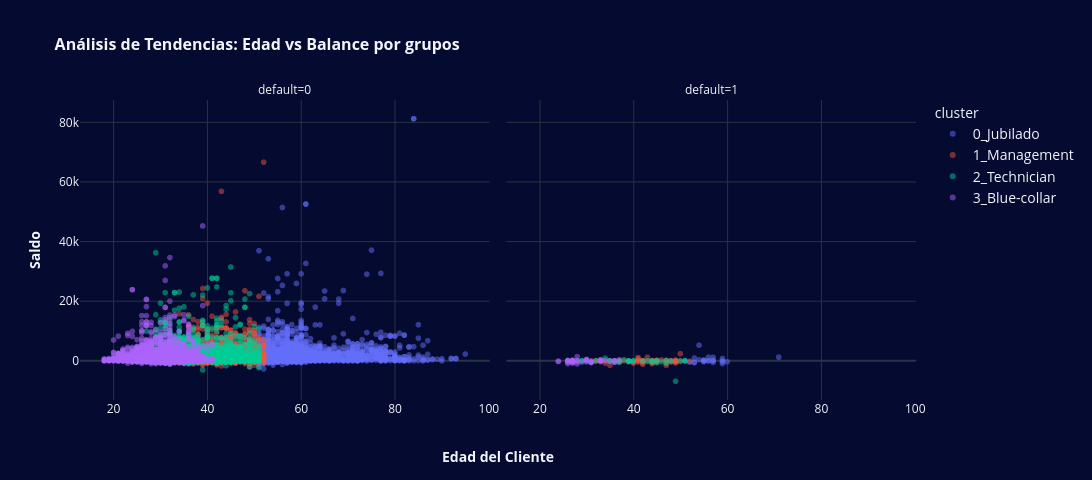

Here is the notebook cell this chart was saved with:
### Code cell
fig = px.scatter(
    df,
    x='age',
    y='balance',
    color=df['cluster'].astype(str),
    facet_col='default',  
    opacity=0.5,
    labels={
        'age': "", 
        'balance': "<b>Saldo</b>", 
        'color': "<b>Grupos de los clientes</b>"
    },
    title="<b>Análisis de Tendencias: Edad vs Balance por grupos</b>",
)

fig.add_annotation(
    text="<b>Edad del Cliente</b>", 
    xref="paper",
    yref="paper", 
    x=0.5,
    y=-0.15, 
    showarrow=False,
    font=dict(size=14),
    xanchor="center",
    yanchor="top",
)

fig.update_layout(
    width=1600,  
    height=480,
    title_font={'size': 16},
    legend_font={'size': 14},
    legend_title_font={'size': 14},
)

fig.update_xaxes(title_font={'size': 14}, tickfont={'size': 12})
fig.update_yaxes(title_font={'size': 14}, tickfont={'size': 12})

fig.show()

### Figure 1 — Plotly figure (JSON) as saved in the notebook; plotly's stock layout.template omitted (floating-point values rounded to 4 significant figures; data arrays with more than 128 entries replaced by an {"elided": "..."} marker saying what was removed)
{"data": [{"hovertemplate": "cluster=0_Jubilado<br>default=0<br>=%{x}<br><b>Saldo</b>=%{y}<extra></extra>", "legendgroup": "0_Jubilado", "marker": {"color": "#636efa", "opacity": 0.5, "symbol": "circle"}, "mode": "markers", "name": "0_Jubilado", "showlegend": true, "type": "scattergl", "x": {"elided": "2295 int values"}, "xaxis": "x", "y": {"elided": "2295 int values"}, "yaxis": "y"}, {"hovertemplate": "cluster=0_Jubilado<br>default=1<br>=%{x}<br><b>Saldo</b>=%{y}<extra></extra>", "legendgroup": "0_Jubilado", "marker": {"color": "#636efa", "opacity": 0.5, "symbol": "circle"}, "mode": "markers", "name": "0_Jubilado", "showlegend": false, "type": "scattergl", "x": [56, 52, 53, 55, 71, 55, 54, 59, 56, 59, 57, 59, 55, 51, 54, 56, 57, 53, 55, 57, 57, 59, 53, 60], "xaxis": "x2", "y": [1238, -468, -462, -308, 1236, 4, 337, -341, 0, -918, -525, 782, 284, 57, 5249, -1, 195, 945, 67, 1218, 0, -13, -634, -311], "yaxis": "y2"}, {"hovertemplate": "cluster=1_Management<br>default=0<br>=%{x}<br><b>Saldo</b>=%{y}<extra></extra>", "legendgroup": "1_Management", "marker": {"color": "#EF553B", "opacity": 0.5, "symbol": "circle"}, "mode": "markers", "name": "1_Management", "showlegend": true, "type": "scattergl", "x": {"elided": "3139 int values"}, "xaxis": "x", "y": {"elided": "3139 int values"}, "yaxis": "y"}, {"hovertemplate": "cluster=1_Management<br>default=1<br>=%{x}<br><b>Saldo</b>=%{y}<extra></extra>", "legendgroup": "1_Management", "marker": {"color": "#EF553B", "opacity": 0.5, "symbol": "circle"}, "mode": "markers", "name": "1_Management", "showlegend": false, "type": "scattergl", "x": [32, 42, 40, 41, 41, 44, 49, 41, 48, 47, 41, 32, 44, 45, 45, 45, 33, 36, 41, 48, 42, 45, 35, 33, 42, 44, 46, 43, 38, 49, 49, 42, 50, 48, 42, 44, 39, 39, 45, 42, 34, 45, 49, 47, 50, 47, 49, 52, 35, 40, 44, 34, 37, 43, 39, 49, 47, 44, 37, 37], "xaxis": "x2", "y": [-1, -1129, -754, 1085, 720, -4, -701, -1, -392, 162, -386, -53, 105, -443, -106, 11, -274, 0, 0, 0, -197, 86, 76, 2, -581, 0, 289, -204, 0, -74, -98, 61, -210, -50, -34, -375, -294, -103, 237, 16, -745, -25, 11, -1531, 2405, 0, -354, -183, -1489, -509, -505, 0, -399, 1202, -96, 259, -614, -972, 0, 0], "yaxis": "y2"}, {"hovertemplate": "cluster=2_Technician<br>default=0<br>=%{x}<br><b>Saldo</b>=%{y}<extra></extra>", "legendgroup": "2_Technician", "marker": {"color": "#00cc96", "opacity": 0.5, "symbol": "circle"}, "mode": "markers", "name": "2_Technician", "showlegend": true, "type": "scattergl", "x": {"elided": "2539 int values"}, "xaxis": "x", "y": {"elided": "2539 int values"}, "yaxis": "y"}, {"hovertemplate": "cluster=2_Technician<br>default=1<br>=%{x}<br><b>Saldo</b>=%{y}<extra></extra>", "legendgroup": "2_Technician", "marker": {"color": "#00cc96", "opacity": 0.5, "symbol": "circle"}, "mode": "markers", "name": "2_Technician", "showlegend": false, "type": "scattergl", "x": [44, 40, 29, 38, 36, 34, 39, 39, 42, 45, 47, 37, 49, 43, 40, 26, 48, 51, 45, 36, 39, 29, 50, 30, 32, 35, 47, 28, 46, 51, 33, 44, 37, 35], "xaxis": "x2", "y": [-411, 0, 0, 327, 36, 879, 3, -172, 0, -577, -813, -456, -6847, 0, 0, 144, 0, -55, 75, -508, 1, 53, 72, 35, 4, 28, 145, 84, -337, 0, 280, 12, 0, -10], "yaxis": "y2"}, {"hovertemplate": "cluster=3_Blue-collar<br>default=0<br>=%{x}<br><b>Saldo</b>=%{y}<extra></extra>", "legendgroup": "3_Blue-collar", "marker": {"color": "#ab63fa", "opacity": 0.5, "symbol": "circle"}, "mode": "markers", "name": "3_Blue-collar", "showlegend": true, "type": "scattergl", "x": {"elided": "2853 int values"}, "xaxis": "x", "y": {"elided": "2853 int values"}, "yaxis": "y"}, {"hovertemplate": "cluster=3_Blue-collar<br>default=1<br>=%{x}<br><b>Saldo</b>=%{y}<extra></extra>", "legendgroup": "3_Blue-collar", "marker": {"color": "#ab63fa", "opacity": 0.5, "symbol": "circle"}, "mode": "markers", "name": "3_Blue-collar", "showlegend": false, "type": "scattergl", "x": [30, 26, 27, 24, 27, 26, 36, 36, 28, 24, 30, 26, 31, 28, 31, 27, 27, 27, 33, 26, 36, 28, 33, 31, 37, 31, 27, 34, 29, 33, 27, 35, 28, 33, 30, 27, 26, 27, 31, 27, 27, 27, 30], "xaxis": "x2", "y": [239, -36, -713, -203, -27, 81, 12, -487, 1414, -122, -366, -930, -405, -1042, -367, 0, 13, 65, 6, 0, 0, 101, 72, 17, 375, -463, -3, 103, -397, -15, 254, -202, -353, 339, 457, -238, -454, 0, -575, 0, 25, -588, 447], "yaxis": "y2"}], "layout": {"annotations": [{"showarrow": false, "text": "default=0", "x": 0.245, "xanchor": "center", "xref": "paper", "y": 1, "yanchor": "bottom", "yref": "paper"}, {"showarrow": false, "text": "default=1", "x": 0.755, "xanchor": "center", "xref": "paper", "y": 1, "yanchor": "bottom", "yref": "paper"}, {"font": {"size": 14}, "showarrow": false, "text": "<b>Edad del Cliente</b>", "x": 0.5, "xanchor": "center", "xref": "paper", "y": -0.15, "yanchor": "top", "yref": "paper"}], "height": 480, "legend": {"font": {"size": 14}, "title": {"font": {"size": 14}, "text": "cluster"}, "tracegroupgap": 0}, "title": {"font": {"size": 16}, "text": "<b>Análisis de Tendencias: Edad vs Balance por grupos</b>"}, "width": 1600, "xaxis": {"anchor": "y", "domain": [0, 0.49], "tickfont": {"size": 12}, "title": {"font": {"size": 14}, "text": ""}}, "xaxis2": {"anchor": "y2", "domain": [0.51, 1], "matches": "x", "tickfont": {"size": 12}, "title": {"font": {"size": 14}, "text": ""}}, "yaxis": {"anchor": "x", "domain": [0, 1], "tickfont": {"size": 12}, "title": {"font": {"size": 14}, "text": "<b>Saldo</b>"}}, "yaxis2": {"anchor": "x2", "domain": [0, 1], "matches": "y", "showticklabels": false, "tickfont": {"size": 12}, "title": {"font": {"size": 14}}}}}
